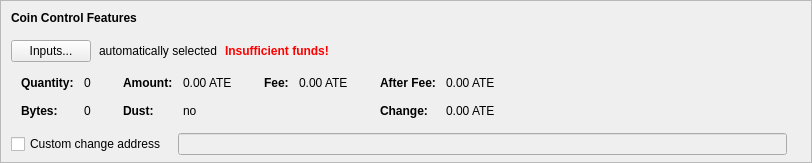
    <widget class="QFrame" name="frameCoinControl">
     <property name="sizePolicy">
      <sizepolicy hsizetype="Expanding" vsizetype="Expanding">
       <horstretch>0</horstretch>
       <verstretch>0</verstretch>
      </sizepolicy>
     </property>
     <property name="maximumSize">
      <size>
       <width>16777215</width>
       <height>16777215</height>
      </size>
     </property>
     <property name="frameShape">
      <enum>QFrame::StyledPanel</enum>
     </property>
     <property name="frameShadow">
      <enum>QFrame::Sunken</enum>
     </property>
     <layout class="QVBoxLayout" name="verticalLayoutCoinControl2">
      <property name="spacing">
       <number>0</number>
      </property>
      <property name="leftMargin">
       <number>0</number>
      </property>
      <property name="topMargin">
       <number>0</number>
      </property>
      <property name="rightMargin">
       <number>0</number>
      </property>
      <property name="bottomMargin">
       <number>6</number>
      </property>
      <item>
       <layout class="QVBoxLayout" name="verticalLayoutCoinControl" stretch="0,0,0,0,1">
        <property name="spacing">
         <number>0</number>
        </property>
        <property name="leftMargin">
         <number>10</number>
        </property>
        <property name="topMargin">
         <number>10</number>
        </property>
        <item>
         <layout class="QHBoxLayout" name="horizontalLayoutCoinControl1">
          <property name="bottomMargin">
           <number>15</number>
          </property>
          <item>
           <widget class="QLabel" name="labelCoinControlFeatures">
            <property name="sizePolicy">
             <sizepolicy hsizetype="Preferred" vsizetype="Maximum">
              <horstretch>0</horstretch>
              <verstretch>0</verstretch>
             </sizepolicy>
            </property>
            <property name="font">
             <font>
              <weight>75</weight>
              <bold>true</bold>
             </font>
            </property>
            <property name="styleSheet">
             <string notr="true">font-weight:bold;</string>
            </property>
            <property name="text">
             <string>Coin Control Features</string>
            </property>
           </widget>
          </item>
         </layout>
        </item>
        <item>
         <layout class="QHBoxLayout" name="horizontalLayoutCoinControl2" stretch="0,0,0,0">
          <property name="spacing">
           <number>8</number>
          </property>
          <property name="bottomMargin">
           <number>10</number>
          </property>
          <item>
           <widget class="QPushButton" name="pushButtonCoinControl">
            <property name="styleSheet">
             <string notr="true"/>
            </property>
            <property name="text">
             <string>Inputs...</string>
            </property>
            <property name="autoDefault">
             <bool>false</bool>
            </property>
           </widget>
          </item>
          <item>
           <widget class="QLabel" name="labelCoinControlAutomaticallySelected">
            <property name="text">
             <string>automatically selected</string>
            </property>
            <property name="margin">
             <number>5</number>
            </property>
           </widget>
          </item>
          <item>
           <widget class="QLabel" name="labelCoinControlInsuffFunds">
            <property name="font">
             <font>
              <weight>75</weight>
              <bold>true</bold>
             </font>
            </property>
            <property name="styleSheet">
             <string notr="true">color:red;font-weight:bold;</string>
            </property>
            <property name="text">
             <string>Insufficient funds!</string>
            </property>
            <property name="margin">
             <number>5</number>
            </property>
           </widget>
          </item>
          <item>
           <spacer name="horizontalSpacerCoinControl">
            <property name="orientation">
             <enum>Qt::Horizontal</enum>
            </property>
            <property name="sizeHint" stdset="0">
             <size>
              <width>40</width>
              <height>1</height>
             </size>
            </property>
           </spacer>
          </item>
         </layout>
        </item>
        <item>
         <widget class="QWidget" name="widgetCoinControl" native="true">
          <property name="sizePolicy">
           <sizepolicy hsizetype="Preferred" vsizetype="Preferred">
            <horstretch>0</horstretch>
            <verstretch>0</verstretch>
           </sizepolicy>
          </property>
          <property name="minimumSize">
           <size>
            <width>0</width>
            <height>0</height>
           </size>
          </property>
          <property name="styleSheet">
           <string notr="true"/>
          </property>
          <layout class="QHBoxLayout" name="horizontalLayoutCoinControl5">
           <property name="leftMargin">
            <number>0</number>
           </property>
           <property name="topMargin">
            <number>0</number>
           </property>
           <property name="rightMargin">
            <number>0</number>
           </property>
           <property name="bottomMargin">
            <number>0</number>
           </property>
           <item>
            <layout class="QHBoxLayout" name="horizontalLayoutCoinControl3" stretch="0,0,0,1">
             <property name="spacing">
              <number>20</number>
             </property>
             <property name="topMargin">
              <number>0</number>
             </property>
             <property name="bottomMargin">
              <number>10</number>
             </property>
             <item>
              <layout class="QFormLayout" name="formLayoutCoinControl1">
               <property name="horizontalSpacing">
                <number>10</number>
               </property>
               <property name="verticalSpacing">
                <number>14</number>
               </property>
               <property name="leftMargin">
                <number>10</number>
               </property>
               <property name="topMargin">
                <number>4</number>
               </property>
               <property name="rightMargin">
                <number>6</number>
               </property>
               <item row="0" column="0">
                <widget class="QLabel" name="labelCoinControlQuantityText">
                 <property name="font">
                  <font>
                   <weight>75</weight>
                   <bold>true</bold>
                  </font>
                 </property>
                 <property name="text">
                  <string>Quantity:</string>
                 </property>
                 <property name="margin">
                  <number>0</number>
                 </property>
                </widget>
               </item>
               <item row="0" column="1">
                <widget class="QLabel" name="labelCoinControlQuantity">
                 <property name="cursor">
                  <cursorShape>IBeamCursor</cursorShape>
                 </property>
                 <property name="contextMenuPolicy">
                  <enum>Qt::ActionsContextMenu</enum>
                 </property>
                 <property name="text">
                  <string notr="true">0</string>
                 </property>
                 <property name="margin">
                  <number>0</number>
                 </property>
                 <property name="textInteractionFlags">
                  <set>Qt::LinksAccessibleByMouse|Qt::TextSelectableByKeyboard|Qt::TextSelectableByMouse</set>
                 </property>
                </widget>
               </item>
               <item row="1" column="0">
                <widget class="QLabel" name="labelCoinControlBytesText">
                 <property name="font">
                  <font>
                   <weight>75</weight>
                   <bold>true</bold>
                  </font>
                 </property>
                 <property name="text">
                  <string>Bytes:</string>
                 </property>
                </widget>
               </item>
               <item row="1" column="1">
                <widget class="QLabel" name="labelCoinControlBytes">
                 <property name="cursor">
                  <cursorShape>IBeamCursor</cursorShape>
                 </property>
                 <property name="contextMenuPolicy">
                  <enum>Qt::ActionsContextMenu</enum>
                 </property>
                 <property name="text">
                  <string notr="true">0</string>
                 </property>
                 <property name="textInteractionFlags">
                  <set>Qt::LinksAccessibleByMouse|Qt::TextSelectableByKeyboard|Qt::TextSelectableByMouse</set>
                 </property>
                </widget>
               </item>
              </layout>
             </item>
             <item>
              <layout class="QFormLayout" name="formLayoutCoinControl2">
               <property name="horizontalSpacing">
                <number>10</number>
               </property>
               <property name="verticalSpacing">
                <number>14</number>
               </property>
               <property name="leftMargin">
                <number>6</number>
               </property>
               <property name="topMargin">
                <number>4</number>
               </property>
               <property name="rightMargin">
                <number>6</number>
               </property>
               <item row="0" column="0">
                <widget class="QLabel" name="labelCoinControlAmountText">
                 <property name="font">
                  <font>
                   <weight>75</weight>
                   <bold>true</bold>
                  </font>
                 </property>
                 <property name="text">
                  <string>Amount:</string>
                 </property>
                 <property name="margin">
                  <number>0</number>
                 </property>
                </widget>
               </item>
               <item row="0" column="1">
                <widget class="QLabel" name="labelCoinControlAmount">
                 <property name="cursor">
                  <cursorShape>IBeamCursor</cursorShape>
                 </property>
                 <property name="contextMenuPolicy">
                  <enum>Qt::ActionsContextMenu</enum>
                 </property>
                 <property name="text">
                  <string notr="true">0.00 ATE</string>
                 </property>
                 <property name="textInteractionFlags">
                  <set>Qt::LinksAccessibleByMouse|Qt::TextSelectableByKeyboard|Qt::TextSelectableByMouse</set>
                 </property>
                </widget>
               </item>
               <item row="1" column="0">
                <widget class="QLabel" name="labelCoinControlLowOutputText">
                 <property name="font">
                  <font>
                   <weight>75</weight>
                   <bold>true</bold>
                  </font>
                 </property>
                 <property name="text">
                  <string>Dust:</string>
                 </property>
                </widget>
               </item>
               <item row="1" column="1">
                <widget class="QLabel" name="labelCoinControlLowOutput">
                 <property name="cursor">
                  <cursorShape>IBeamCursor</cursorShape>
                 </property>
                 <property name="contextMenuPolicy">
                  <enum>Qt::ActionsContextMenu</enum>
                 </property>
                 <property name="text">
                  <string notr="true">no</string>
                 </property>
                 <property name="textInteractionFlags">
                  <set>Qt::LinksAccessibleByMouse|Qt::TextSelectableByKeyboard|Qt::TextSelectableByMouse</set>
                 </property>
                </widget>
               </item>
              </layout>
             </item>
             <item>
              <layout class="QFormLayout" name="formLayoutCoinControl3">
               <property name="horizontalSpacing">
                <number>10</number>
               </property>
               <property name="verticalSpacing">
                <number>14</number>
               </property>
               <property name="leftMargin">
                <number>6</number>
               </property>
               <property name="topMargin">
                <number>4</number>
               </property>
               <property name="rightMargin">
                <number>6</number>
               </property>
               <item row="0" column="0">
                <widget class="QLabel" name="labelCoinControlFeeText">
                 <property name="font">
                  <font>
                   <weight>75</weight>
                   <bold>true</bold>
                  </font>
                 </property>
                 <property name="text">
                  <string>Fee:</string>
                 </property>
                 <property name="margin">
                  <number>0</number>
                 </property>
                </widget>
               </item>
               <item row="0" column="1">
                <widget class="QLabel" name="labelCoinControlFee">
                 <property name="cursor">
                  <cursorShape>IBeamCursor</cursorShape>
                 </property>
                 <property name="contextMenuPolicy">
                  <enum>Qt::ActionsContextMenu</enum>
                 </property>
                 <property name="text">
                  <string notr="true">0.00 ATE</string>
                 </property>
                 <property name="textInteractionFlags">
                  <set>Qt::LinksAccessibleByMouse|Qt::TextSelectableByKeyboard|Qt::TextSelectableByMouse</set>
                 </property>
                </widget>
               </item>
             </layout>
             </item>
             <item>
              <layout class="QFormLayout" name="formLayoutCoinControl4">
               <property name="horizontalSpacing">
                <number>10</number>
               </property>
               <property name="verticalSpacing">
                <number>14</number>
               </property>
               <property name="leftMargin">
                <number>6</number>
               </property>
               <property name="topMargin">
                <number>4</number>
               </property>
               <property name="rightMargin">
                <number>6</number>
               </property>
               <item row="0" column="0">
                <widget class="QLabel" name="labelCoinControlAfterFeeText">
                 <property name="font">
                  <font>
                   <weight>75</weight>
                   <bold>true</bold>
                  </font>
                 </property>
                 <property name="text">
                  <string>After Fee:</string>
                 </property>
                 <property name="margin">
                  <number>0</number>
                 </property>
                </widget>
               </item>
               <item row="0" column="1">
                <widget class="QLabel" name="labelCoinControlAfterFee">
                 <property name="cursor">
                  <cursorShape>IBeamCursor</cursorShape>
                 </property>
                 <property name="contextMenuPolicy">
                  <enum>Qt::ActionsContextMenu</enum>
                 </property>
                 <property name="text">
                  <string notr="true">0.00 ATE</string>
                 </property>
                 <property name="textInteractionFlags">
                  <set>Qt::LinksAccessibleByMouse|Qt::TextSelectableByKeyboard|Qt::TextSelectableByMouse</set>
                 </property>
                </widget>
               </item>
               <item row="1" column="0">
                <widget class="QLabel" name="labelCoinControlChangeText">
                 <property name="font">
                  <font>
                   <weight>75</weight>
                   <bold>true</bold>
                  </font>
                 </property>
                 <property name="text">
                  <string>Change:</string>
                 </property>
                </widget>
               </item>
               <item row="1" column="1">
                <widget class="QLabel" name="labelCoinControlChange">
                 <property name="cursor">
                  <cursorShape>IBeamCursor</cursorShape>
                 </property>
                 <property name="contextMenuPolicy">
                  <enum>Qt::ActionsContextMenu</enum>
                 </property>
                 <property name="text">
                  <string notr="true">0.00 ATE</string>
                 </property>
                 <property name="textInteractionFlags">
                  <set>Qt::LinksAccessibleByMouse|Qt::TextSelectableByKeyboard|Qt::TextSelectableByMouse</set>
                 </property>
                </widget>
               </item>
              </layout>
             </item>
            </layout>
           </item>
          </layout>
         </widget>
        </item>
        <item>
         <layout class="QHBoxLayout" name="horizontalLayoutCoinControl4" stretch="0,0,0">
          <property name="spacing">
           <number>12</number>
          </property>
          <property name="sizeConstraint">
           <enum>QLayout::SetDefaultConstraint</enum>
          </property>
          <property name="topMargin">
           <number>5</number>
          </property>
          <property name="rightMargin">
           <number>5</number>
          </property>
          <item>
           <widget class="QCheckBox" name="checkBoxCoinControlChange">
            <property name="toolTip">
             <string>If this is activated, but the change address is empty or invalid, change will be sent to a newly generated address.</string>
            </property>
            <property name="text">
             <string>Custom change address</string>
            </property>
           </widget>
          </item>
          <item>
           <widget class="QValidatedLineEdit" name="lineEditCoinControlChange">
            <property name="enabled">
             <bool>false</bool>
            </property>
            <property name="sizePolicy">
             <sizepolicy hsizetype="Expanding" vsizetype="Fixed">
              <horstretch>0</horstretch>
              <verstretch>0</verstretch>
             </sizepolicy>
            </property>
           </widget>
          </item>
          <item>
           <widget class="QLabel" name="labelCoinControlChangeLabel">
            <property name="sizePolicy">
             <sizepolicy hsizetype="Preferred" vsizetype="Expanding">
              <horstretch>0</horstretch>
              <verstretch>0</verstretch>
             </sizepolicy>
            </property>
            <property name="minimumSize">
             <size>
              <width>0</width>
              <height>0</height>
             </size>
            </property>
            <property name="text">
             <string/>
            </property>
            <property name="margin">
             <number>3</number>
            </property>
           </widget>
          </item>
         </layout>
        </item>
        <item>
         <spacer name="verticalSpacerCoinControl">
          <property name="orientation">
           <enum>Qt::Vertical</enum>
          </property>
          <property name="sizeHint" stdset="0">
           <size>
            <width>800</width>
            <height>1</height>
           </size>
          </property>
         </spacer>
        </item>
       </layout>
      </item>
     </layout>
    </widget>
